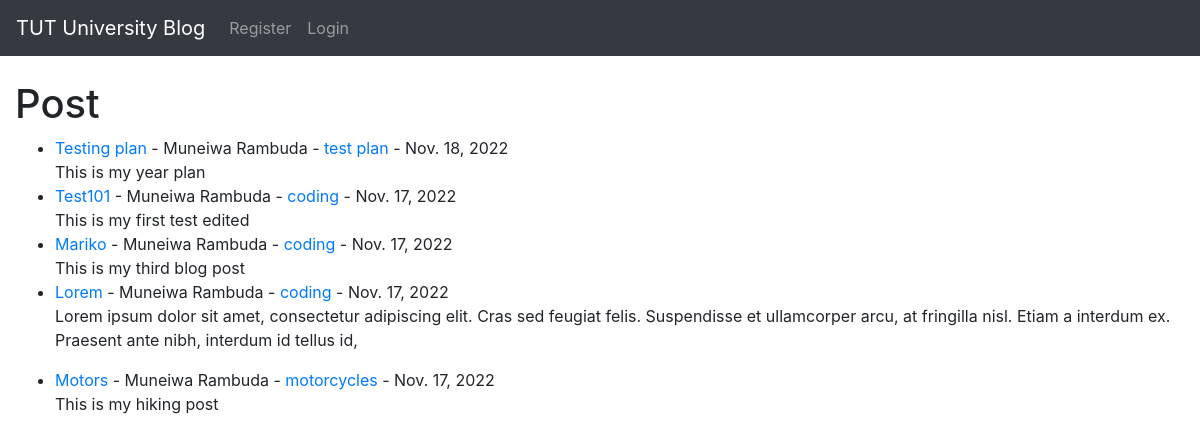
The app's page /, older data.
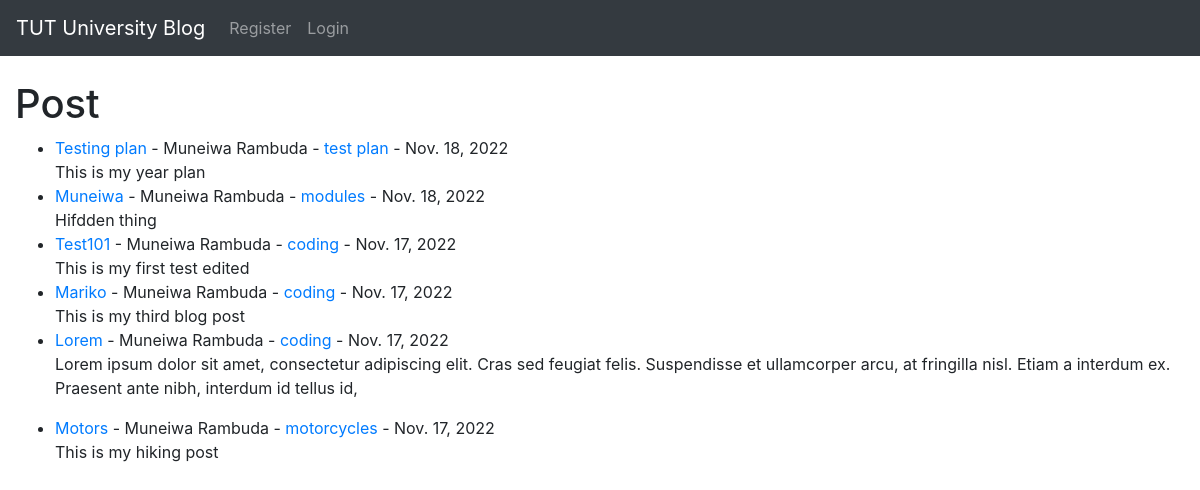
The same page, newer data.
### myBlog/models.py (models this page shows, shortened)
class Post(models.Model):
    title = models.CharField(max_length=255)
    title_tag = models.CharField(max_length=255)
    author =  models.ForeignKey(User, on_delete=models.CASCADE)
    body = models.TextField()
    post_date = models.DateField(auto_now_add=True)
    category = models.CharField(max_length=255, default='coding')

### myBlog/views.py (the view)
# urls.py: path('',HomeView.as_view(), name="home"),
class HomeView(ListView):
    model = Post
    template_name = 'home.html'
    ordering = ['-post_date']

### myBlog/templates/home.html (shortened to what this page needs)
{% extends 'base.html' %}
{% block content %}
<h1>Post</h1>
<ul>
{%for post in object_list %}
    <li>
        <a href="{% url 'article_detail' post.pk %}">
            {{ post.title}}
        </a> -
        {{post.author.first_name}} {{post.author.last_name}}
        - <a href="{% url 'category' post.category|slugify %}">  {{ post.category }} </a>
        - {{ post.post_date}}
        <br/>
        {{ post.body|slice:200| safe}}
    </li>
{% endfor%}
</ul>
{% endblock %}

### myBlog/templates/base.html (shortened to what this page needs)
<!doctype html>
<html lang="en">
  <head>
    <link rel="stylesheet" href="https://cdn.jsdelivr.net/npm/bootstrap@4.4.1/dist/css/bootstrap.min.css">
  </head>
  <body>
    <nav class="navbar navbar-expand-lg navbar-dark bg-dark">
        <a class="navbar-brand" href="{% url 'home' %}">TUT University Blog</a>
        <div class="collapse navbar-collapse" id="navbarSupportedContent">
          <ul class="navbar-nav mr-auto">
            {% if user.is_authenticated %}
              <li class="nav-item">
                <a class="nav-link" href="{% url 'add_post'%}">Add Post</a>
              </li>
              <li class="nav-item">
                <a class="nav-link" href="{% url 'add_category'%}">Add Category</a>
              </li>
              <li class="nav-item">
                <a class="nav-link" href="{% url 'logout'%}">Logout</a>
              </li>
            {% else %}
              <li class="nav-item">
                <a class="nav-link" href="{% url 'register'%}">Register</a>
              </li>
              <li class="nav-item">
                <a class="nav-link" href="{% url 'login'%}">Login</a>
              </li>
            {% endif %}
          </ul>
        </div>
      </nav>
    <br/>
    <div class="container-fluid">
    {% block content%}
    {% endblock %}
    </div>
  </body>
</html>

Row changes from the older to the newer data that the page shows:
added Post: title "Muneiwa", author.first_name "Muneiwa", author.last_name "Rambuda", category "modules", post_date "Nov. 18, 2022", body "Hifdden thing"
